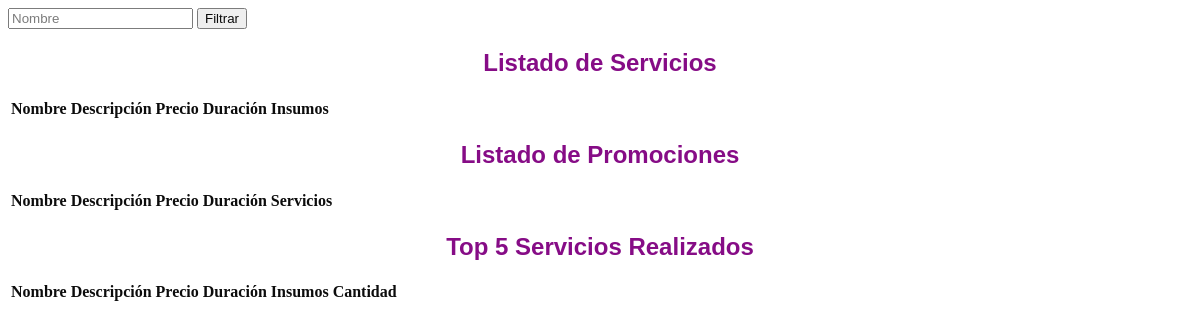
/gestion/listaServicios/, run on an earlier commit of the app's database.
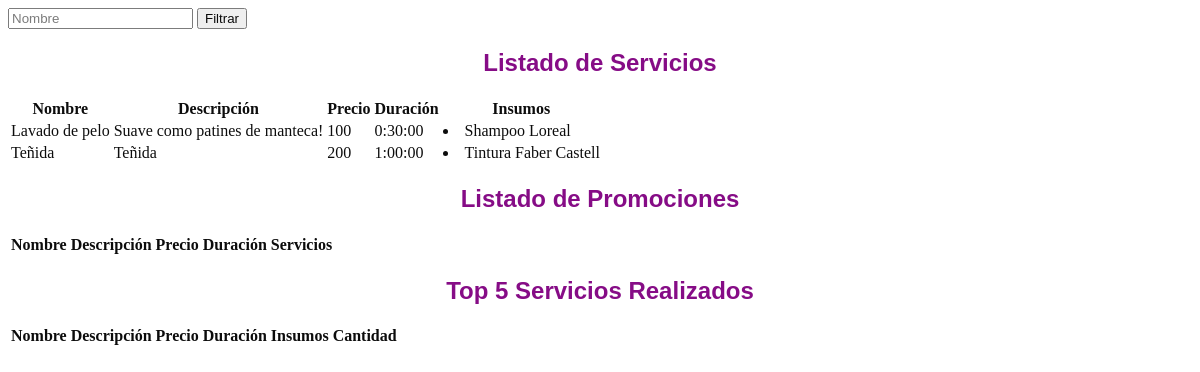
And on a later commit of the database.
### gestion/models.py (models this page shows, shortened)
class Servicio(models.Model):
    FILTROS = {
        "nombre": ["nombre__icontains"],
    }
    class Meta:
        abstract = True
    MODULO = timedelta(minutes=15)
    nombre = models.CharField(max_length=100)
    descripcion = models.CharField(max_length=100)
    precio = models.IntegerField(default=0)
    sector = models.ForeignKey(Sector)

class ServicioBasico(Servicio):
    duracion = models.IntegerField(default=0)
    insumos = models.ManyToManyField(Insumo, blank=True)
    def get_duracion(self):
        return self.duracion * self.MODULO

class Insumo (models.Model):
    FILTROS = {
        "nombre": ["nombre__icontains"],
        "marca": ["marca__icontains"]
    }
    nombre = models.CharField(max_length=100)
    marca = models.CharField(max_length=100)
    contenidoNeto = models.PositiveIntegerField(default=0)
    stock = models.IntegerField(default=0)
    def __str__(self):
        return "{} {}".format(self.nombre, self.marca)

### gestion/views.py (the view)
def listaServicios(request):
    servicios = ServicioBasico.objects.all()
    insumos = Insumo.objects.all()
    return render(request, 'servicio/listaServicios.html', {'servicios': servicios, 'insumos': insumos})

### gestion/templates/servicio/listaServicios.html (shortened to what this page needs)
<div class="container background-white" style="opacity: 0.95;">
    <div class="row margin-vert-30">
        <div class="col-md-12">
            <form method="get" action="">
                <input name="nombre" placeholder="Nombre" value="{{ f.nombre }}" class="filtro">
                <button class="btn btn-violet pull-right" type="submit">Filtrar</button>
            </form>
            <h2><font color="Purple"><font face="arial"><center> Listado de Servicios </center></font></font></h2>
            <table class="table table-striped">
                <thread>
                    <tr>
                        <th>Nombre</th>
                        <th>Descripción</th>
                        <th>Precio</th>
                        <th>Duración</th>
                        <th>Insumos</th>
                    </tr>
                </thread>
                <tbody>
                    {% for servicio in servicios %}
                    <tr>
                        <td>{{servicio.nombre}}</td>
                        <td>{{servicio.descripcion}}</td>
                        <td>{{servicio.precio}}</td>
                        <td>{{servicio.get_duracion}}</td>
                        <td>{% for insumo in servicio.insumos.all %}
                               <li>{{insumo}}
                            {% endfor %}
                        </td>
                    </tr>
                    {% endfor %}
                </tbody>
            </table>
            <h2><font color="Purple"><font face="arial"><center> Listado de Promociones </center></font></font></h2>
            <table class="table table-striped">
                <thread>
                    <tr>
                        <th>Nombre</th>
                        <th>Descripción</th>
                        <th>Precio</th>
                        <th>Duración</th>
                        <th>Servicios</th>
                    </tr>
                </thread>
            </table>
            <h2><font color="Purple"><font face="arial"><center> Top 5 Servicios Realizados </center></font></font></h2>
            <table class="table table-striped">
                <thread>
                    <tr>
                        <th>Nombre</th>
                        <th>Descripción</th>
                        <th>Precio</th>
                        <th>Duración</th>
                        <th>Insumos</th>
                        <th>Cantidad</th>
                    </tr>
                </thread>
            </table>
        </div>
    </div>
</div>

What changed in the data, as far as the page shows it:
added ServicioBasico: nombre "Lavado de pelo", descripcion "Suave como patines de manteca!", precio "100", get_duracion "0:30:00"
now on this page (row unchanged): Insumo: nombre+marca "Shampoo Loreal", shown under "Lavado de pelo"
added ServicioBasico: nombre "Teñida", descripcion "Teñida", precio "200", get_duracion "1:00:00"
now on this page (row unchanged): Insumo: nombre+marca "Tintura Faber Castell", shown under "Teñida"
